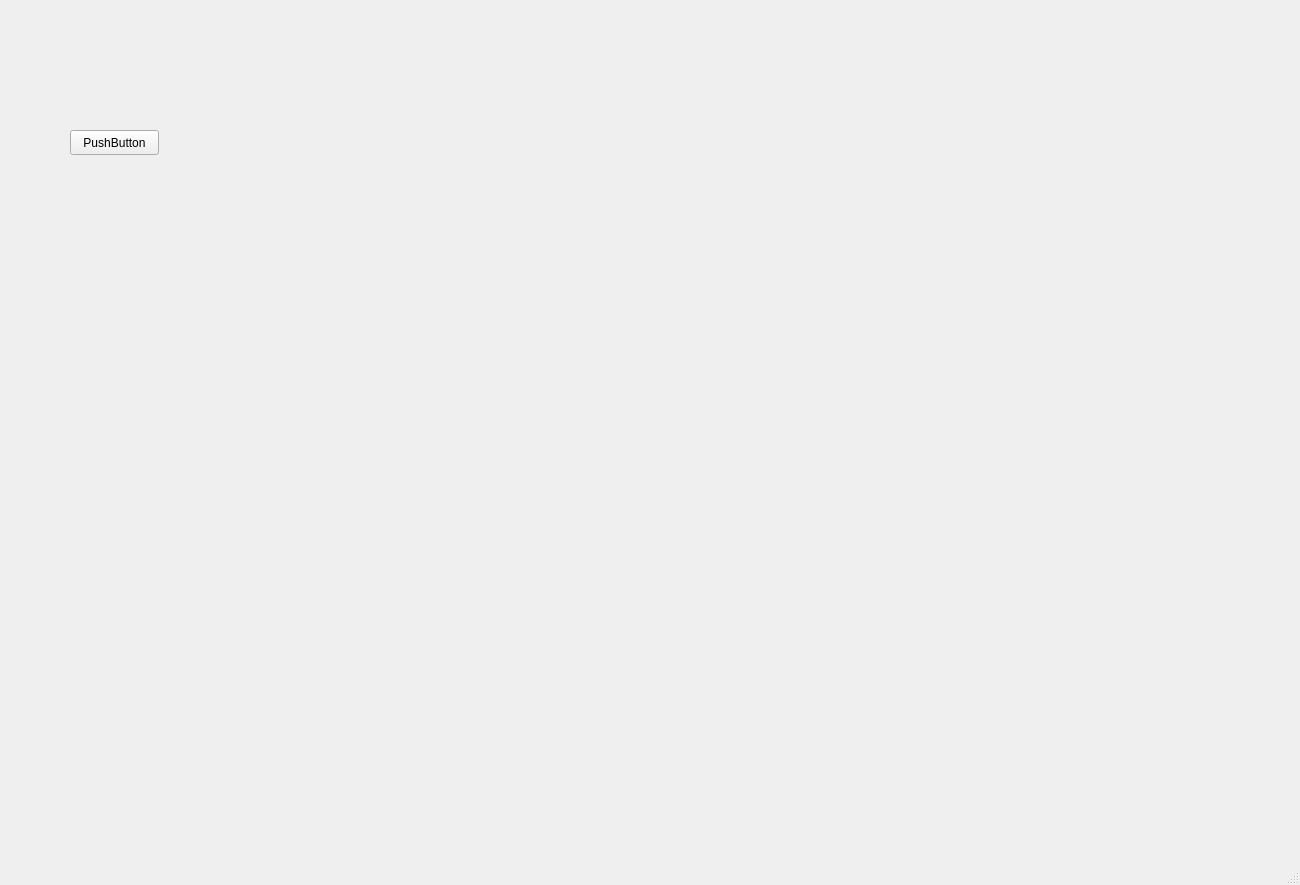
<?xml version="1.0" encoding="UTF-8"?>
<ui version="4.0">
 <class>MainWindow</class>
 <widget class="QMainWindow" name="MainWindow">
  <property name="geometry">
   <rect>
    <x>0</x>
    <y>0</y>
    <width>1300</width>
    <height>885</height>
   </rect>
  </property>
  <property name="windowTitle">
   <string>MainWindow</string>
  </property>
  <widget class="QWidget" name="centralwidget">
   <widget class="QPushButton" name="pushButton">
    <property name="geometry">
     <rect>
      <x>70</x>
      <y>130</y>
      <width>89</width>
      <height>25</height>
     </rect>
    </property>
    <property name="text">
     <string>PushButton</string>
    </property>
   </widget>
  </widget>
  <widget class="QMenuBar" name="menubar">
   <property name="geometry">
    <rect>
     <x>0</x>
     <y>0</y>
     <width>1300</width>
     <height>22</height>
    </rect>
   </property>
  </widget>
  <widget class="QStatusBar" name="statusbar"/>
 </widget>
 <resources/>
 <connections/>
</ui>
